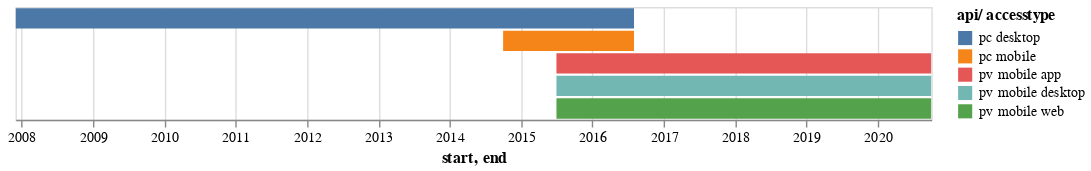

This figure's notebook cell:
### Code cell
import altair as alt
import pandas as pd

alt.Chart(api_access_start_end).mark_bar().encode(
    x='start:T',
    x2= alt.X2('end:T'),
    y= alt.Y('api/ accesstype:N', axis=None),
    color='api/ accesstype:N'
).properties(
    width=650,
    height=80,
    title=''
).interactive()

### Figure 1 — Vega-Lite specification as saved in the notebook (floating-point values rounded to 4 significant figures)
{"config": {"view": {"continuousWidth": 400, "continuousHeight": 300}}, "data": {"name": "data-548a05acdb2f6cc6d5e6cee4ad84bb7c"}, "mark": "bar", "encoding": {"color": {"type": "nominal", "field": "api/ accesstype"}, "x": {"type": "temporal", "field": "start"}, "x2": {"field": "end"}, "y": {"type": "nominal", "axis": null, "field": "api/ accesstype"}}, "height": 80, "selection": {"selector003": {"type": "interval", "bind": "scales", "encodings": ["x", "y"]}}, "title": "", "width": 650, "$schema": "https://vega.github.io/schema/vega-lite/v4.8.1.json", "datasets": {"data-548a05acdb2f6cc6d5e6cee4ad84bb7c": [{"api/ accesstype": "pc desktop", "start": "2007-12-01T00:00:00", "end": "2016-08-01T00:00:00"}, {"api/ accesstype": "pc mobile", "start": "2014-10-01T00:00:00", "end": "2016-08-01T00:00:00"}, {"api/ accesstype": "pv mobile web", "start": "2015-07-01T00:00:00", "end": "2020-10-01T00:00:00"}, {"api/ accesstype": "pv mobile app", "start": "2015-07-01T00:00:00", "end": "2020-10-01T00:00:00"}, {"api/ accesstype": "pv mobile desktop", "start": "2015-07-01T00:00:00", "end": "2020-10-01T00:00:00"}]}}
